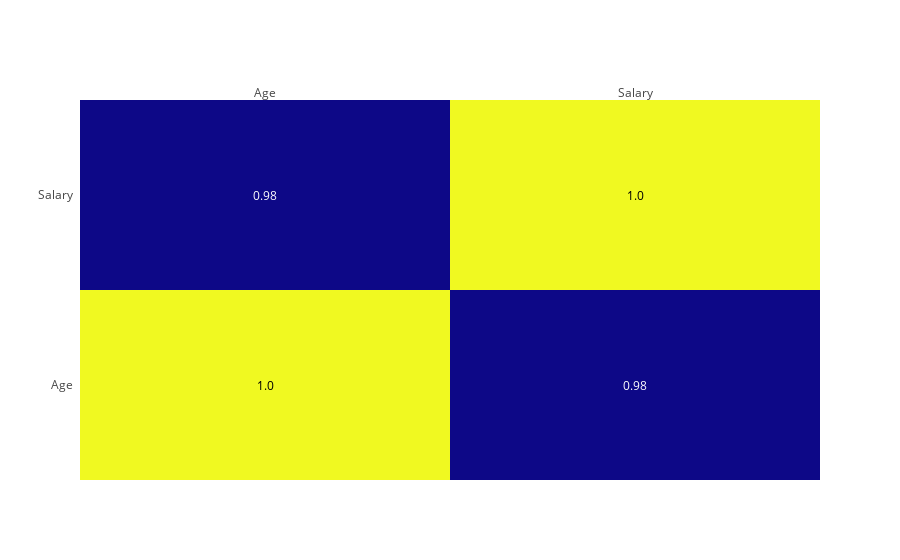

This figure's notebook cell:
### Code cell
# Correlation matrix
corr_matrix = dataset.corr(numeric_only=True).round(2)

import plotly.figure_factory as ff

fig = ff.create_annotated_heatmap(corr_matrix.values,
                                  x = corr_matrix.columns.tolist(),
                                  y = corr_matrix.index.tolist())


fig.show()

### Figure 1 — Plotly figure (JSON) as saved in the notebook; plotly's stock layout.template omitted (floating-point values rounded to 4 significant figures)
{"data": [{"colorscale": [[0, "#0d0887"], [0.1111, "#46039f"], [0.2222, "#7201a8"], [0.3333, "#9c179e"], [0.4444, "#bd3786"], [0.5556, "#d8576b"], [0.6667, "#ed7953"], [0.7778, "#fb9f3a"], [0.8889, "#fdca26"], [1, "#f0f921"]], "reversescale": false, "showscale": false, "type": "heatmap", "x": ["Age", "Salary"], "y": ["Age", "Salary"], "z": [[1, 0.98], [0.98, 1]]}], "layout": {"annotations": [{"font": {"color": "#000000"}, "showarrow": false, "text": "1.0", "x": "Age", "xref": "x", "y": "Age", "yref": "y"}, {"font": {"color": "#FFFFFF"}, "showarrow": false, "text": "0.98", "x": "Salary", "xref": "x", "y": "Age", "yref": "y"}, {"font": {"color": "#FFFFFF"}, "showarrow": false, "text": "0.98", "x": "Age", "xref": "x", "y": "Salary", "yref": "y"}, {"font": {"color": "#000000"}, "showarrow": false, "text": "1.0", "x": "Salary", "xref": "x", "y": "Salary", "yref": "y"}], "xaxis": {"dtick": 1, "gridcolor": "rgb(0, 0, 0)", "side": "top", "ticks": ""}, "yaxis": {"dtick": 1, "ticks": "", "ticksuffix": "  "}}}
